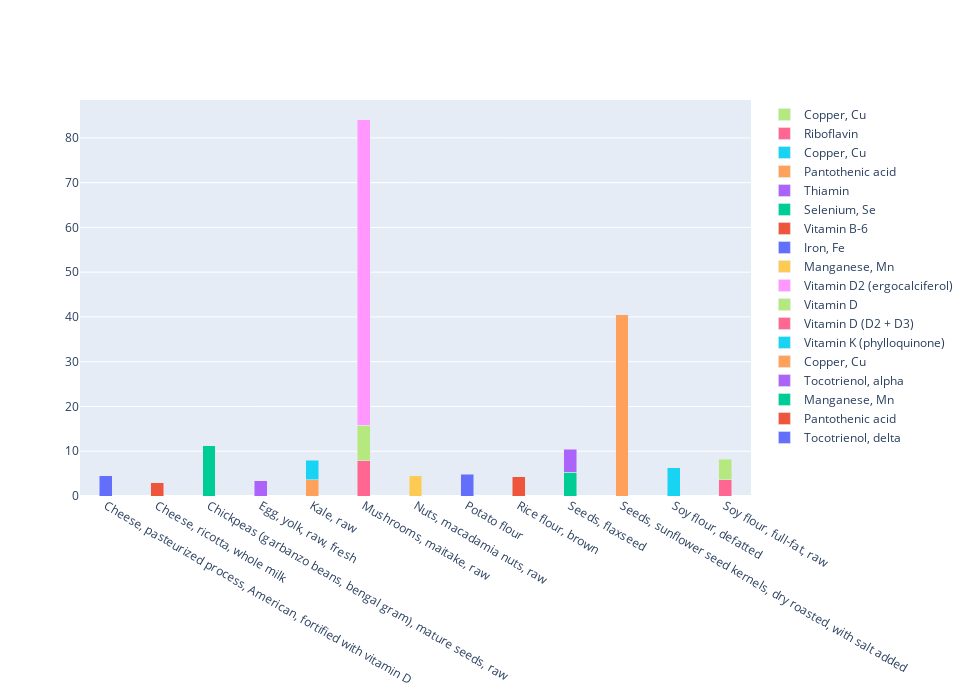

The notebook cell this image was saved under:
### Code cell
graph_df = nutrient_df[['SR_Component','stdev_difference','SR Food description']]


# for nutrient in graph_df.iterrows():
#     print(nutrient,stdev)

fig = go.Figure()
for i in range(len(nutrient_df)):
    fig.add_trace(go.Bar(name=nutrient_df.loc[i, 'SR_Component'], x=[nutrient_df.loc[i, 'SR Food description']], 
            y=[nutrient_df.loc[i, 'stdev_difference']], width=0.25))


fig.update_layout(barmode="stack",width=970,height=700,activeselection_opacity=0)
fig.show()

### Figure 1 — Plotly figure (JSON) as saved in the notebook; plotly's stock layout.template omitted (floating-point values rounded to 4 significant figures)
{"data": [{"name": "Tocotrienol, delta", "type": "bar", "width": 0.25, "x": ["Cheese, pasteurized process, American, fortified with vitamin D"], "y": [4.472]}, {"name": "Pantothenic acid", "type": "bar", "width": 0.25, "x": ["Cheese, ricotta, whole milk"], "y": [3.003]}, {"name": "Manganese, Mn", "type": "bar", "width": 0.25, "x": ["Chickpeas (garbanzo beans, bengal gram), mature seeds, raw"], "y": [11.25]}, {"name": "Tocotrienol, alpha", "type": "bar", "width": 0.25, "x": ["Egg, yolk, raw, fresh"], "y": [3.359]}, {"name": "Copper, Cu", "type": "bar", "width": 0.25, "x": ["Kale, raw"], "y": [3.579]}, {"name": "Vitamin K (phylloquinone)", "type": "bar", "width": 0.25, "x": ["Kale, raw"], "y": [4.402]}, {"name": "Vitamin D (D2 + D3)", "type": "bar", "width": 0.25, "x": ["Mushrooms, maitake, raw"], "y": [7.897]}, {"name": "Vitamin D", "type": "bar", "width": 0.25, "x": ["Mushrooms, maitake, raw"], "y": [7.889]}, {"name": "Vitamin D2 (ergocalciferol)", "type": "bar", "width": 0.25, "x": ["Mushrooms, maitake, raw"], "y": [68.25]}, {"name": "Manganese, Mn", "type": "bar", "width": 0.25, "x": ["Nuts, macadamia nuts, raw"], "y": [4.551]}, {"name": "Iron, Fe", "type": "bar", "width": 0.25, "x": ["Potato flour"], "y": [4.879]}, {"name": "Vitamin B-6", "type": "bar", "width": 0.25, "x": ["Rice flour, brown"], "y": [4.281]}, {"name": "Selenium, Se", "type": "bar", "width": 0.25, "x": ["Seeds, flaxseed"], "y": [5.339]}, {"name": "Thiamin", "type": "bar", "width": 0.25, "x": ["Seeds, flaxseed"], "y": [5.062]}, {"name": "Pantothenic acid", "type": "bar", "width": 0.25, "x": ["Seeds, sunflower seed kernels, dry roasted, with salt added"], "y": [40.49]}, {"name": "Copper, Cu", "type": "bar", "width": 0.25, "x": ["Soy flour, defatted"], "y": [6.324]}, {"name": "Riboflavin", "type": "bar", "width": 0.25, "x": ["Soy flour, full-fat, raw"], "y": [3.68]}, {"name": "Copper, Cu", "type": "bar", "width": 0.25, "x": ["Soy flour, full-fat, raw"], "y": [4.53]}], "layout": {"activeselection": {"opacity": 0}, "barmode": "stack", "height": 700, "width": 970}}
